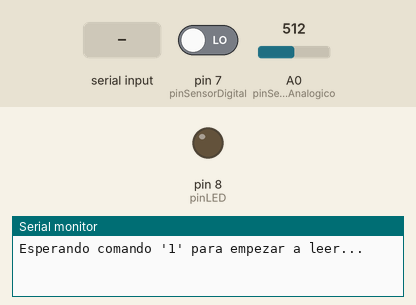
A sketch run on a simulated Arduino Uno, built with avr-gcc and run on an emulated ATmega328P. Parts: output pins drawn as LEDs (lit = HIGH), the last lines printed to the serial monitor. Inputs (shaded band) come from the test bench; at power-on: pin 7 (pinSensorDigital) LOW, A0 (pinSensorAnalogico) = 512.

Above: at 1.2 s.
1.3 s: "1" received over Serial
At 2.5 s:
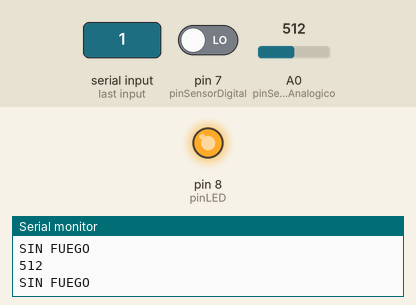
2.9 s: pin 7 (pinSensorDigital) driven HIGH
At 3.8 s:
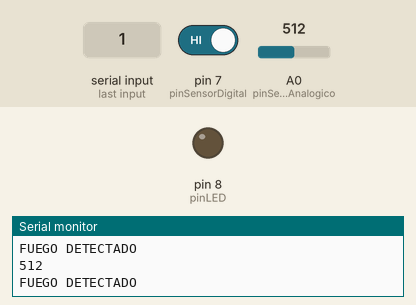
4.7 s: pin 7 (pinSensorDigital) driven LOW
At 5.3 s:
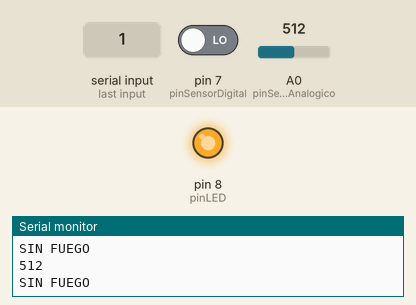
6.3 s: "0" received over Serial
At 7.8 s:
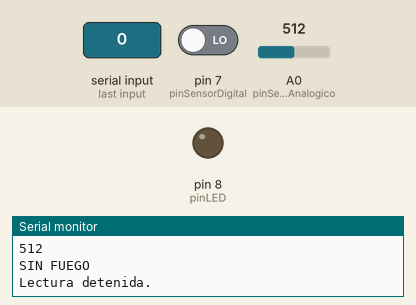
Timing chart, 0 to 8.9 s (numbered marks = the images above; inputs shaded):
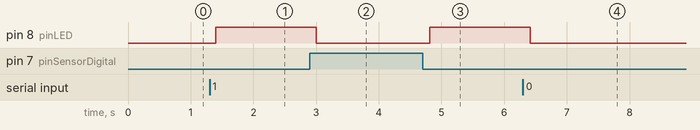

Measured:
- after the input at 1.3 s, pin 8 (pinLED): LOW → HIGH after 0.10 s
- after the input at 2.9 s, pin 8 (pinLED): HIGH → LOW after 0.10 s
- after the input at 4.7 s, pin 8 (pinLED): LOW → HIGH after 0.11 s
- after the input at 6.3 s, pin 8 (pinLED): HIGH → LOW after 0.11 s

The sketch:

LABVIEW_P2_FIRE_Valor.ino.ino
```cpp
const int pinSensorDigital = 7;    // D0 del sensor de flama
const int pinSensorAnalogico = A0; // A0 del sensor de flama
const int pinLED = 8;              // LED conectado al pin 8

bool lecturaActiva = false;

void setup() {
  pinMode(pinSensorDigital, INPUT);
  pinMode(pinSensorAnalogico, INPUT);
  pinMode(pinLED, OUTPUT);
  Serial.begin(9600);
  Serial.println("Esperando comando '1' para empezar a leer...");
}

void loop() {
  // Revisa si llega un comando
  if (Serial.available()) {
    char comando = Serial.read();
    if (comando == '1') {
      lecturaActiva = true;
      Serial.println("Lectura activada.");
      delay(100);  // Pequeño delay para dar tiempo a la interfaz
    } else if (comando == '0') {
      lecturaActiva = false;
      digitalWrite(pinLED, LOW);
      Serial.println("Lectura detenida.");
    }
  }

  // Si está activa la lectura
  if (lecturaActiva) {
    int fuegoDigital = digitalRead(pinSensorDigital);
    int valorAnalogico = analogRead(pinSensorAnalogico);  // 0 a 1023

    Serial.print("");
    Serial.println(valorAnalogico);  // Para que LabVIEW pueda identificarlo

    if (fuegoDigital == LOW) {
      digitalWrite(pinLED, HIGH);
      Serial.println("SIN FUEGO");
    } else {
      digitalWrite(pinLED, LOW);
      Serial.println("FUEGO DETECTADO");
    }

    delay(200);  // Tiempo entre lecturas
  }
}
```
